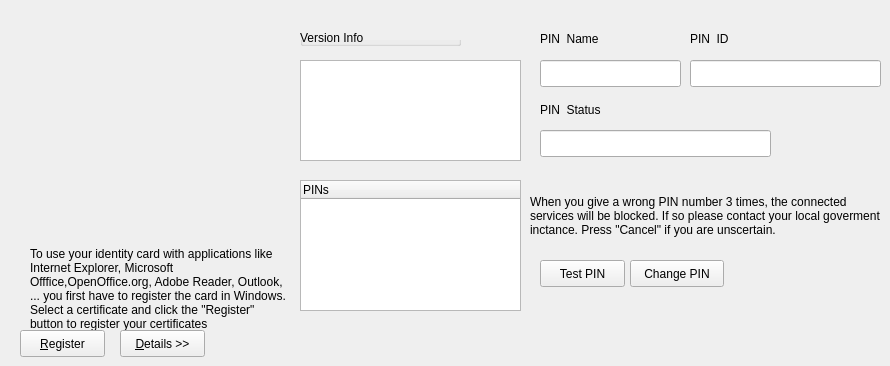
      <widget class="QWidget" name="page_PINCodes">
       <widget class="QTableWidget" name="tblCardAndPIN">
        <property name="geometry">
         <rect>
          <x>300</x>
          <y>60</y>
          <width>221</width>
          <height>101</height>
         </rect>
        </property>
        <property name="horizontalScrollBarPolicy">
         <enum>Qt::ScrollBarAlwaysOff</enum>
        </property>
        <property name="showGrid">
         <bool>false</bool>
        </property>
       </widget>
       <widget class="QGroupBox" name="grbPIN_VersionInfo">
        <property name="geometry">
         <rect>
          <x>300</x>
          <y>30</y>
          <width>161</width>
          <height>16</height>
         </rect>
        </property>
        <property name="sizePolicy">
         <sizepolicy hsizetype="Preferred" vsizetype="Preferred">
          <horstretch>0</horstretch>
          <verstretch>2</verstretch>
         </sizepolicy>
        </property>
        <property name="styleSheet">
         <string/>
        </property>
        <property name="title">
         <string>Version Info</string>
        </property>
        <layout class="QGridLayout" name="_3"/>
       </widget>
       <widget class="QLabel" name="lblPIN_Name">
        <property name="geometry">
         <rect>
          <x>540</x>
          <y>30</y>
          <width>151</width>
          <height>17</height>
         </rect>
        </property>
        <property name="sizePolicy">
         <sizepolicy hsizetype="Expanding" vsizetype="Preferred">
          <horstretch>0</horstretch>
          <verstretch>0</verstretch>
         </sizepolicy>
        </property>
        <property name="text">
         <string>PIN  Name</string>
        </property>
       </widget>
       <widget class="QLineEdit" name="txtPIN_Name">
        <property name="geometry">
         <rect>
          <x>540</x>
          <y>60</y>
          <width>141</width>
          <height>27</height>
         </rect>
        </property>
        <property name="readOnly">
         <bool>true</bool>
        </property>
       </widget>
       <widget class="QLabel" name="lblPIN_ID">
        <property name="geometry">
         <rect>
          <x>690</x>
          <y>30</y>
          <width>131</width>
          <height>17</height>
         </rect>
        </property>
        <property name="sizePolicy">
         <sizepolicy hsizetype="Expanding" vsizetype="Preferred">
          <horstretch>0</horstretch>
          <verstretch>0</verstretch>
         </sizepolicy>
        </property>
        <property name="text">
         <string>PIN  ID</string>
        </property>
       </widget>
       <widget class="QLineEdit" name="txtPIN_ID">
        <property name="geometry">
         <rect>
          <x>690</x>
          <y>60</y>
          <width>191</width>
          <height>27</height>
         </rect>
        </property>
        <property name="readOnly">
         <bool>true</bool>
        </property>
       </widget>
       <widget class="QLabel" name="lblPIN_Status">
        <property name="geometry">
         <rect>
          <x>540</x>
          <y>100</y>
          <width>231</width>
          <height>20</height>
         </rect>
        </property>
        <property name="sizePolicy">
         <sizepolicy hsizetype="Expanding" vsizetype="Preferred">
          <horstretch>0</horstretch>
          <verstretch>0</verstretch>
         </sizepolicy>
        </property>
        <property name="text">
         <string>PIN  Status</string>
        </property>
       </widget>
       <widget class="QLineEdit" name="txtPIN_Status">
        <property name="geometry">
         <rect>
          <x>540</x>
          <y>130</y>
          <width>231</width>
          <height>27</height>
         </rect>
        </property>
        <property name="readOnly">
         <bool>true</bool>
        </property>
       </widget>
       <widget class="QWidget" name="layoutWidget">
        <property name="geometry">
         <rect>
          <x>30</x>
          <y>30</y>
          <width>261</width>
          <height>301</height>
         </rect>
        </property>
        <layout class="QGridLayout" name="_10">
         <item row="0" column="1">
          <spacer>
           <property name="orientation">
            <enum>Qt::Vertical</enum>
           </property>
           <property name="sizeHint" stdset="0">
            <size>
             <width>20</width>
             <height>108</height>
            </size>
           </property>
          </spacer>
         </item>
         <item row="1" column="0" colspan="3">
          <widget class="QLabel" name="lblCert_InfoAdd">
           <property name="sizePolicy">
            <sizepolicy hsizetype="Expanding" vsizetype="Preferred">
             <horstretch>0</horstretch>
             <verstretch>0</verstretch>
            </sizepolicy>
           </property>
           <property name="text">
            <string>To use your identity card with applications like Internet Explorer, Microsoft Offfice,OpenOffice.org, Adobe Reader, Outlook, ... you first have to register the card in Windows. Select a certificate and click the &quot;Register&quot; button to register your certificates</string>
           </property>
           <property name="wordWrap">
            <bool>true</bool>
           </property>
          </widget>
         </item>
        </layout>
       </widget>
       <widget class="QTreeWidget" name="treePIN">
        <property name="geometry">
         <rect>
          <x>300</x>
          <y>180</y>
          <width>221</width>
          <height>131</height>
         </rect>
        </property>
        <column>
         <property name="text">
          <string>PINs</string>
         </property>
        </column>
       </widget>
       <widget class="QLabel" name="lblPIN_InfoAdd">
        <property name="geometry">
         <rect>
          <x>530</x>
          <y>170</y>
          <width>351</width>
          <height>91</height>
         </rect>
        </property>
        <property name="sizePolicy">
         <sizepolicy hsizetype="Expanding" vsizetype="Preferred">
          <horstretch>0</horstretch>
          <verstretch>0</verstretch>
         </sizepolicy>
        </property>
        <property name="text">
         <string>When you give a wrong PIN number 3 times, the connected services will be blocked. If so please contact your local goverment inctance. Press &quot;Cancel&quot; if you are unscertain.</string>
        </property>
        <property name="wordWrap">
         <bool>true</bool>
        </property>
       </widget>
       <widget class="QPushButton" name="btnPIN_Test">
        <property name="geometry">
         <rect>
          <x>540</x>
          <y>260</y>
          <width>85</width>
          <height>27</height>
         </rect>
        </property>
        <property name="font">
         <font/>
        </property>
        <property name="text">
         <string>Test PIN</string>
        </property>
       </widget>
       <widget class="QPushButton" name="btnPIN_Change">
        <property name="geometry">
         <rect>
          <x>630</x>
          <y>260</y>
          <width>94</width>
          <height>27</height>
         </rect>
        </property>
        <property name="font">
         <font/>
        </property>
        <property name="text">
         <string>Change PIN</string>
        </property>
       </widget>
       <widget class="QPushButton" name="btnCert_Register">
        <property name="geometry">
         <rect>
          <x>20</x>
          <y>330</y>
          <width>85</width>
          <height>27</height>
         </rect>
        </property>
        <property name="font">
         <font/>
        </property>
        <property name="text">
         <string>&amp;Register</string>
        </property>
       </widget>
       <widget class="QPushButton" name="btnCert_Details">
        <property name="geometry">
         <rect>
          <x>120</x>
          <y>330</y>
          <width>85</width>
          <height>27</height>
         </rect>
        </property>
        <property name="font">
         <font/>
        </property>
        <property name="text">
         <string>&amp;Details &gt;&gt;</string>
        </property>
       </widget>
      </widget>
